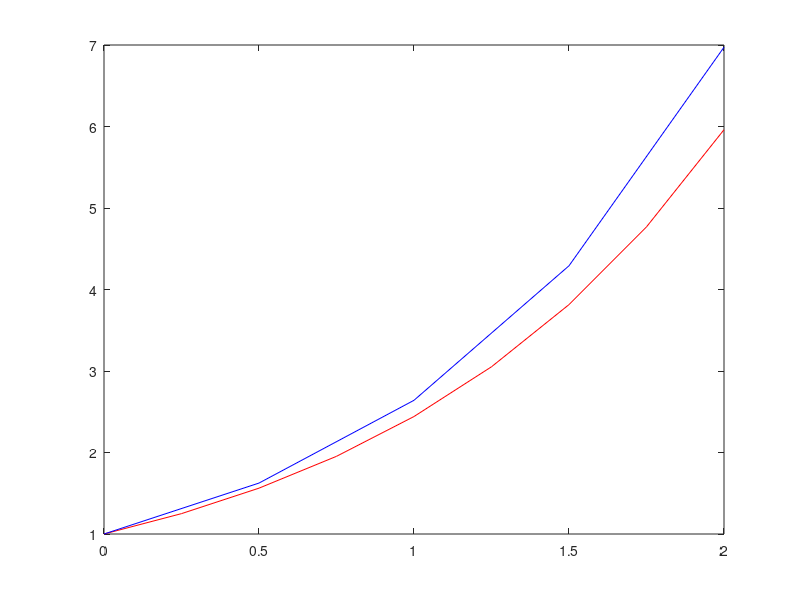

Here is the MATLAB script that generated this plot: (Note: this script raises an error after producing the figure.)
function DiffEgyenlet

N=8;
Func = @f;

[y t]=euler(Func,0,1,2,N);
plot(t,y,'r');
hold on;

N=4;
[y t]=modeuler(Func,0,1,2,N);
plot(t,y,'b');

N=2;
[y t]=rk4(Func,0,1,2,N);
plot(t,y,'c');

N=8
[y t]=taylor4th(Func,0,1,2,N);
plot(t,y,'y');

fplot(@(x)exp(x),[0,2],'g');

function [y t]= taylor4th(f,t0,y0,tf,N)
t=[t0];
y=[y0];
h=(tf-t0)/N;
for i=1:N
    [yp ypp yppp ypppp]=f(t(i),y(i));
    yi1=y(i)+h*yp+h^2*ypp/factorial(2)+h^3*yppp/factorial(3)+h^4*ypppp/factorial(4);
    ti1=t(i)+h;
    y=[y,yi1];
    t=[t,ti1];
end

function [y t]=rk4(f,t0,y0,tf,N)
t=[t0];
y=[y0];
h=(tf-t0)/N;
for (i=1:N)
    k1=y(i);
    k2=F(t(i)+h/2,y(i)+h*k1/2);
    k3=F(t(i)+h/2,y(i)+h*k2/2);
    k4=F(t(i)+h,y(i)+h*k3);
    
    yi1=y(i)+h*...
        (k1/6+k2/3+k3/3+k4/6);
    ti1=t(i)+h;
    y=[y yi1];
    t=[t ti1];
end


function [y,t]=euler(f,t0,y0,tf,N)
t=[t0];
y=[y0];
h=(tf-t0)/N;
for i=1:N
    yi1=y(i)+h*f(t(i),y(i));
    ti1=t(i)+h;
    y=[y,yi1];
    t=[t,ti1];
end

function [y,t]=modeuler(f,t0,y0,tf,N)
t=[t0];
y=[y0];
h=(tf-t0)/N;
for i=1:N
    ytemp=y(i)+h/2*f(t(i),y(i));
    ttemp=t(i)+h/2;
    %yi1=y(i)+h*f(t(i)+h/2,y(ti+h/2));
    yi1=y(i)+h*f(ttemp,ytemp);
    ti1=t(i)+h;
    y=[y,yi1];
    t=[t,ti1];
end


function [yp ypp yppp ypppp]=f(t,y)
yp=y;
ypp=y;
yppp=y;
ypppp=y;